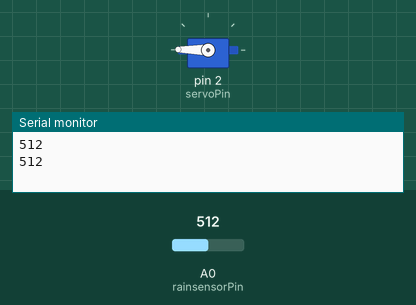
Recording of a sketch running on a simulated Arduino Uno, built with avr-gcc and run on an emulated ATmega328P. Parts: servo, the last lines printed to the serial monitor. The test bench sets the inputs (shaded band); at power-on: A0 (rainsensorPin) = 512.

Above: at 2.8 s.
2.9 s: A0 (rainsensorPin) set to 881
5.6 s: A0 (rainsensorPin) set to 918
At 6.8 s:
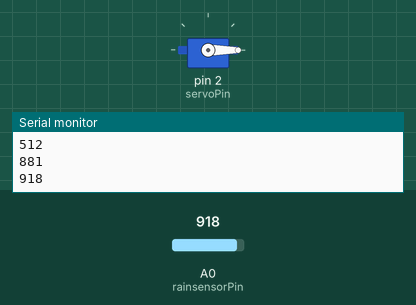
8.3 s: A0 (rainsensorPin) set to 890
At 11.1 s:
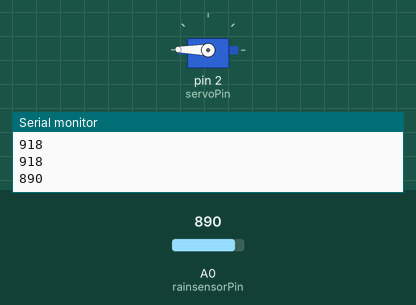
11.5 s: A0 (rainsensorPin) set to 900
At 12.6 s:
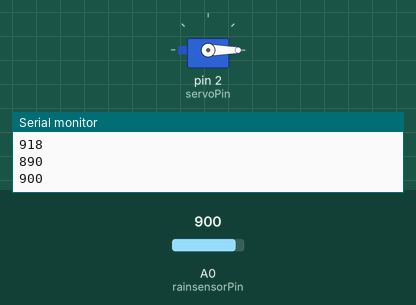
Timing chart, 0 to 14.5 s (numbered marks = the images above; inputs shaded):
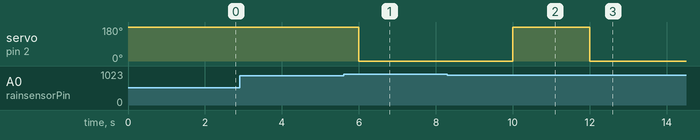

Measured:
- the behaviour switches between 899 and 900 on A0 (rainsensorPin) (found by bisection; images 0 and 1)
- after the input at 5.6 s, servo on pin 2 (servoPin): 179° → 0° after 0.40 s
- after the input at 8.3 s, servo on pin 2 (servoPin): 0° → 179° after 1.7 s
- after the input at 11.5 s, servo on pin 2 (servoPin): 179° → 0° after 0.50 s

The sketch:

Cloth_line_Gal.ino
```cpp
#include <Servo.h>

Servo myservo;  // create servo object to control a servo
int servoPin = 2;

//const int rainsensorMin = 0;     // sensor minimum
//const int rainsensorMax = 1024;  // sensor maximum
const int rainsensorPin = A0;

void setup() {
  // put your setup code here, to run once:
  Serial.begin(9600);
  myservo.attach(servoPin);
}

void loop() {
  // put your main code here, to run repeatedly:
  int rainsensorReading = analogRead(rainsensorPin);
  Serial.println(rainsensorReading);

  if (rainsensorReading < 900 ) {
    myservo.write(179);
    delay(2000);

  }
  else {
    myservo.write(0);
    delay(2000);

  }
}
```
